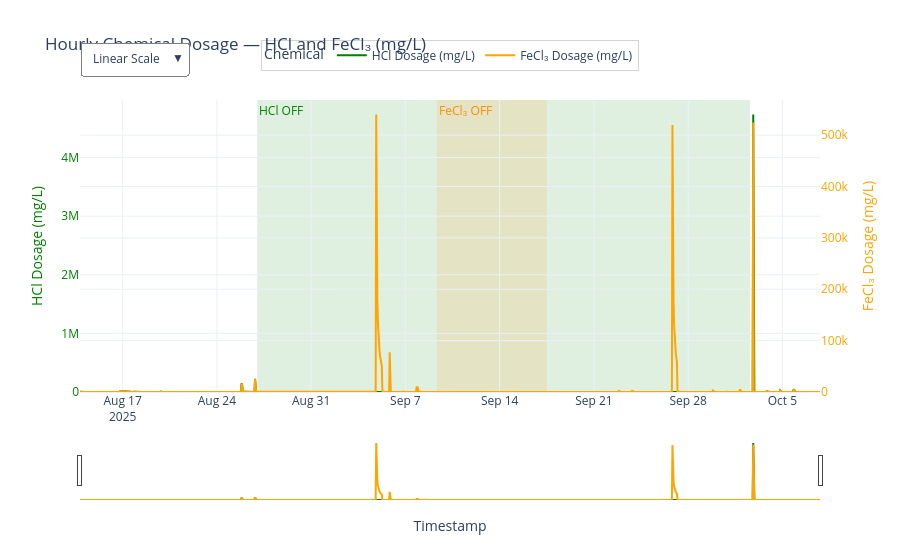

The code cell stored with this chart in its notebook:
### Code cell
import plotly.graph_objects as go

# --- Hourly Dosage Dual-Axis Plot ---
fig = go.Figure()

# HCl — Primary y-axis (left)
fig.add_trace(go.Scatter(
    x=hourly_flow["Datetime"],
    y=hourly_flow["HCl Dosage (mg/L)"],
    mode="lines",
    name="HCl Dosage (mg/L)",
    line=dict(color="green", width=2),
    yaxis="y1"
))

# FeCl₃ — Secondary y-axis (right)
fig.add_trace(go.Scatter(
    x=hourly_flow["Datetime"],
    y=hourly_flow["FeCl₃ Dosage (mg/L)"],
    mode="lines",
    name="FeCl₃ Dosage (mg/L)",
    line=dict(color="orange", width=2),
    yaxis="y2"
))

# --- Event Overlays ---
fig.add_vrect(
    x0=HCL_OFF_START_DT, x1=HCL_RESUME_DT,
    fillcolor="rgba(0,128,0,0.12)", layer="below", line_width=0,
    annotation_text="HCl OFF", annotation_position="top left",
    annotation=dict(font_color="green")
)

fig.add_vrect(
    x0=FECL3_OFF_DT, x1=FECL3_RESUME_DT,
    fillcolor="rgba(255,140,0,0.12)", layer="below", line_width=0,
    annotation_text="FeCl₃ OFF", annotation_position="top left",
    annotation=dict(font_color="darkorange")
)

fig.update_layout(
    template="plotly_white",
    title="Hourly Chemical Dosage — HCl and FeCl₃ (mg/L)",
    xaxis=dict(
        title="Timestamp",
        showgrid=True,
        rangeslider=dict(visible=True),  # ✅ Enables slider
        type="date"
    ),
    yaxis=dict(
        title="HCl Dosage (mg/L)",
        color="green",
        rangemode="tozero"
    ),
    yaxis2=dict(
        title="FeCl₃ Dosage (mg/L)",
        color="orange",
        overlaying="y",
        side="right",
        rangemode="tozero"
    ),
    legend=dict(
        title="Chemical",
        orientation="h",
        yanchor="bottom",
        y=1.1,
        xanchor="center",
        x=0.5,
        bgcolor="rgba(255,255,255,0.8)",
        bordercolor="lightgray",
        borderwidth=1
    ),
    hovermode="x unified",
    margin=dict(t=100, b=60, l=80, r=80),
    updatemenus=[
        dict(
            buttons=list([
                dict(
                    args=[{"yaxis.type": "linear", "yaxis2.type": "linear"}],
                    label="Linear Scale",
                    method="relayout"
                ),
                dict(
                    args=[{"yaxis.type": "log", "yaxis2.type": "log"}],
                    label="Log Scale",
                    method="relayout"
                )
            ]),
            direction="down",
            showactive=True,
            x=0.0,
            xanchor="left",
            y=1.2,
            yanchor="top",
            bgcolor="white",
            bordercolor="gray",
            borderwidth=1
        )
    ]
)

# --- Show and Export ---
fig.show()
fig.write_html("Hourly_Chemical_Dosage.html", include_plotlyjs="embed")

### Figure 1 — Plotly figure (JSON) as saved in the notebook; plotly's stock layout.template omitted (floating-point values rounded to 4 significant figures; data arrays with more than 128 entries replaced by an {"elided": "..."} marker saying what was removed)
{"data": [{"line": {"color": "green", "width": 2}, "mode": "lines", "name": "HCl Dosage (mg/L)", "type": "scatter", "x": {"elided": "1296 str values"}, "y": {"elided": "1296 float values"}, "yaxis": "y"}, {"line": {"color": "orange", "width": 2}, "mode": "lines", "name": "FeCl₃ Dosage (mg/L)", "type": "scatter", "x": {"elided": "1296 str values"}, "y": {"elided": "1296 float values"}, "yaxis": "y2"}], "layout": {"annotations": [{"font": {"color": "green"}, "showarrow": false, "text": "HCl OFF", "x": "2025-08-27T00:00:00-04:00", "xanchor": "left", "xref": "x", "y": 1, "yanchor": "top", "yref": "y domain"}, {"font": {"color": "darkorange"}, "showarrow": false, "text": "FeCl₃ OFF", "x": "2025-09-09T08:00:00-04:00", "xanchor": "left", "xref": "x", "y": 1, "yanchor": "top", "yref": "y domain"}], "hovermode": "x unified", "legend": {"bgcolor": "rgba(255,255,255,0.8)", "bordercolor": "lightgray", "borderwidth": 1, "orientation": "h", "title": {"text": "Chemical"}, "x": 0.5, "xanchor": "center", "y": 1.1, "yanchor": "bottom"}, "margin": {"b": 60, "l": 80, "r": 80, "t": 100}, "shapes": [{"fillcolor": "rgba(0,128,0,0.12)", "layer": "below", "line": {"width": 0}, "type": "rect", "x0": "2025-08-27T00:00:00-04:00", "x1": "2025-10-02T14:30:00-04:00", "xref": "x", "y0": 0, "y1": 1, "yref": "y domain"}, {"fillcolor": "rgba(255,140,0,0.12)", "layer": "below", "line": {"width": 0}, "type": "rect", "x0": "2025-09-09T08:00:00-04:00", "x1": "2025-09-17T12:00:00-04:00", "xref": "x", "y0": 0, "y1": 1, "yref": "y domain"}], "title": {"text": "Hourly Chemical Dosage — HCl and FeCl₃ (mg/L)"}, "updatemenus": [{"bgcolor": "white", "bordercolor": "gray", "borderwidth": 1, "buttons": [{"args": [{"yaxis.type": "linear", "yaxis2.type": "linear"}], "label": "Linear Scale", "method": "relayout"}, {"args": [{"yaxis.type": "log", "yaxis2.type": "log"}], "label": "Log Scale", "method": "relayout"}], "direction": "down", "showactive": true, "x": 0, "xanchor": "left", "y": 1.2, "yanchor": "top"}], "xaxis": {"rangeslider": {"visible": true}, "showgrid": true, "title": {"text": "Timestamp"}, "type": "date"}, "yaxis": {"color": "green", "rangemode": "tozero", "title": {"text": "HCl Dosage (mg/L)"}}, "yaxis2": {"color": "orange", "overlaying": "y", "rangemode": "tozero", "side": "right", "title": {"text": "FeCl₃ Dosage (mg/L)"}}}}
